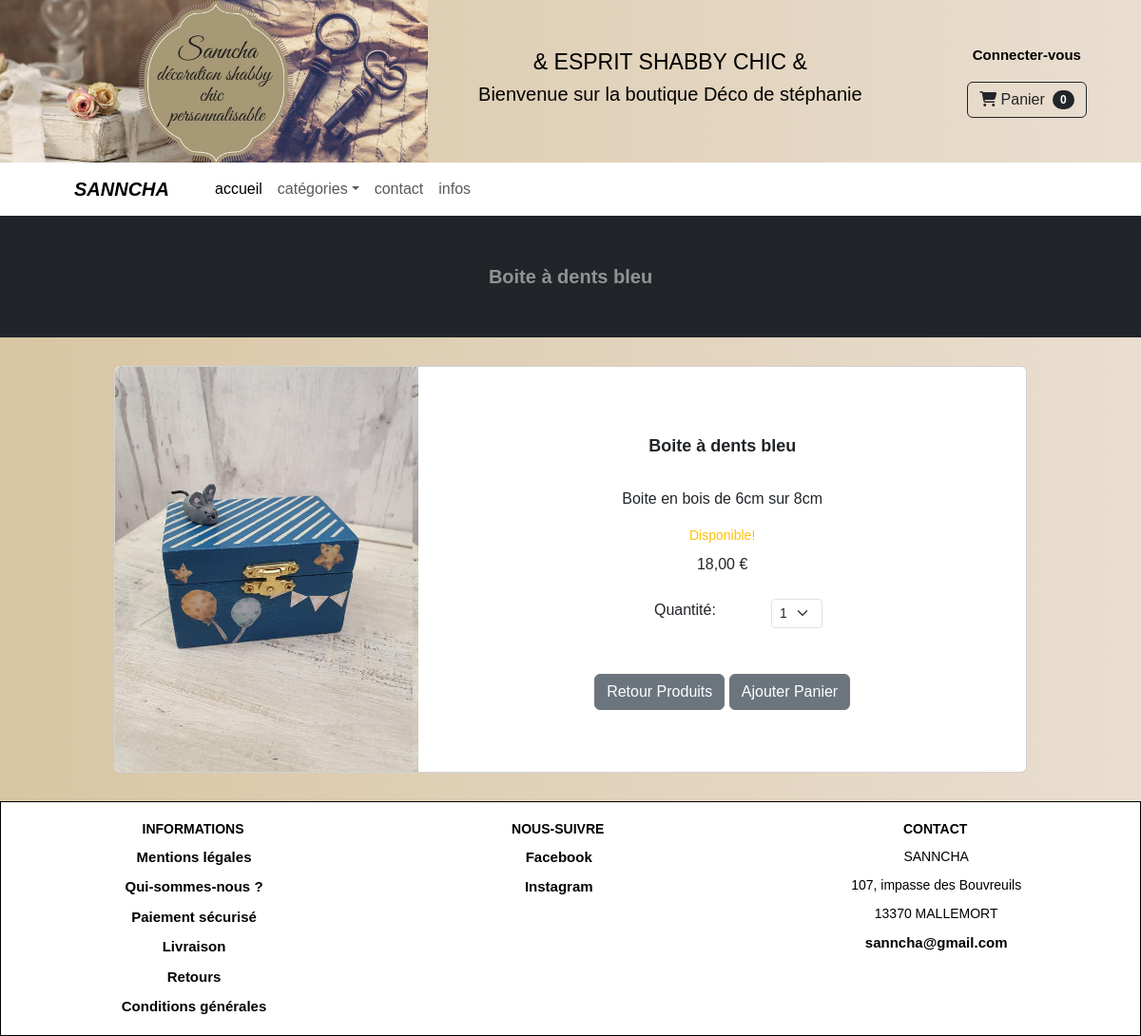
The app's page /product/product/1 with its own data.
### product/models.py (models this page shows, shortened)
class Product(models.Model):
	category = models.ForeignKey(
			Category,
			related_name="products",
			on_delete=models.CASCADE,
	)
	name = models.CharField(max_length=150)
	slug = models.SlugField(max_length=150)
	image = models.ImageField(upload_to='uploads/product/', blank=True)
	description = models.CharField(max_length=250, default='', blank=True, null=True)
	price = models.DecimalField(default=0, decimal_places=2, max_digits=6)
	available = models.BooleanField(default=True)
	created = models.DateTimeField(auto_now_add=True)
	updated = models.DateTimeField(auto_now=True)
	quantity = models.IntegerField(default=0)
	def view_stock(self):
		return self.quantity
	def dropdown_list(self):
		quantity = self.view_stock()
		dropdown = {}
		for i in range(1, quantity + 1):
			dropdown[str(i)] = i
			i += 1
		return dropdown
	max_width = 800

### product/views.py (the view)
# urls.py: path("product/", include("product.urls")),
def product(request,pk):
	product = Product.objects.get(id=pk)
	return render(request, 'product/product.html', {'product':product})

### cart/cart.py (called while the page is built)
	def __len__(self):
		return sum(item['quantity'] for item in self.cart.values())

### cart/context_processors.py (called while the page is built)
def cart(request):
	return {'cart': Cart(request)}

### product/templates/product/product.html (shortened to what this page needs)
{% extends 'base.html' %}
{% load static %}
{% block css %}
    <link rel="stylesheet"
          type="text/css"
          href="{% static 'css/style.css' %}">
{% endblock css %}
{% block content %}
<div id="product"">
    <header class="bg-dark py-1">
        <div class="container px-4 px-lg-5 my-5">
            <div class="text-center text-white-50">
                <h3 class="display-4 fw-bolder" style="font-size: 20px;">
                    {{ product.name }}
                </h3>
            </div>
        </div>
    </header>
    <div class="product-info">
        <div class="card">
            <div class="row g-0 col-md-12">
                <div class="col-md-4" style="align-self: center;">
                    <img class="img-fluid rounded-start" src="{% if product.image %}{{ product.image.url }}{% else %}{% static 'assets/no_image.png' %}{% endif %}">
                </div>
                <div class="col-md-6">
                    <div class="card-body">
                        <center>
                            <h3 class="card-title">{{ product.name }}</h3>
                            <br/>
                            <p class="card-text justified">{{ product.description }}</p>
                            {% if not product.available %}
                            <div class="d-flex justify-content-center small text-warning mb-2">
                                <div class="bi-star-fill"></div>
                                &nbsp;&nbsp;Non Disponible!&nbsp;&nbsp;
                                <div class="bi-star-fill"></div>
                            </div>
                            <strike>
                            {{ product.price }} €
                            </strike>
                            &nbsp;
                            {% else %}
                            <div class="d-flex justify-content-center small text-warning mb-2">
                                &nbsp;&nbsp;Disponible!&nbsp;&nbsp;
                            </div>
                            {{ product.price }} €
                            {% endif %}
                            <br/><br/>
                            <div class="row justify-content-center">
                                <div class="col-md-4">Quantité:</div>
                                <div class="col-md-2">
                                    <select class="form-select form-select-sm" id="qty-cart">
                                        {% for val in product.dropdown_list %}
                                        <option value="{{val}}">{{ val }}</option>
                                        {% endfor %}
                                    </select>
                                </div>
                            </div>
                            <br/><br/>
                            <a href="{% url 'category' 'all' %}#nav" class="btn btn-secondary">Retour Produits</a>
                            <button type="button" value="{{ product.id }}" class="btn btn-secondary" id="add-cart">Ajouter Panier</button>
                        </center>
                    </div>
                </div>
            </div>
        </div>
    </div>
</div>
{% endblock %}

### static_files/css/style.css (style rules this page uses)
* { padding: 0px; margin: 0px; font-family: Arial, Helvetica, sans-serif; }
body { background: linear-gradient(90deg, #d8c5a3, #e9ded0); padding: 0px; margin: 0px; }
h3 { font-size: 18px; font-weight: 600; }
a { text-decoration: none; color: black; font-weight: 600; position: relative; }
a::before { position: absolute; right: 0; left: 0; bottom: 0px; margin: auto; width: 0%; content: ''; color: transparent; background: black; height: 0px; transition: all 0.3sec; }
#product { width: 100%; margin-top: 0px; margin-bottom: 0px; }
#product .product-info { width: 100%; margin-top: 30px; margin-bottom: 30px; }
#product .product-info .card { width: 80%; display: flex; margin-left: auto; margin-right: auto; }
#product .product-info .card .col-md-6 { margin-left: auto; margin-right: auto; align-self: center; }

### records on screen
Product: name "Boite à dents bleu", image (picture), description "Boite en bois de 6cm sur 8cm", price "18,00", quantity "1"
